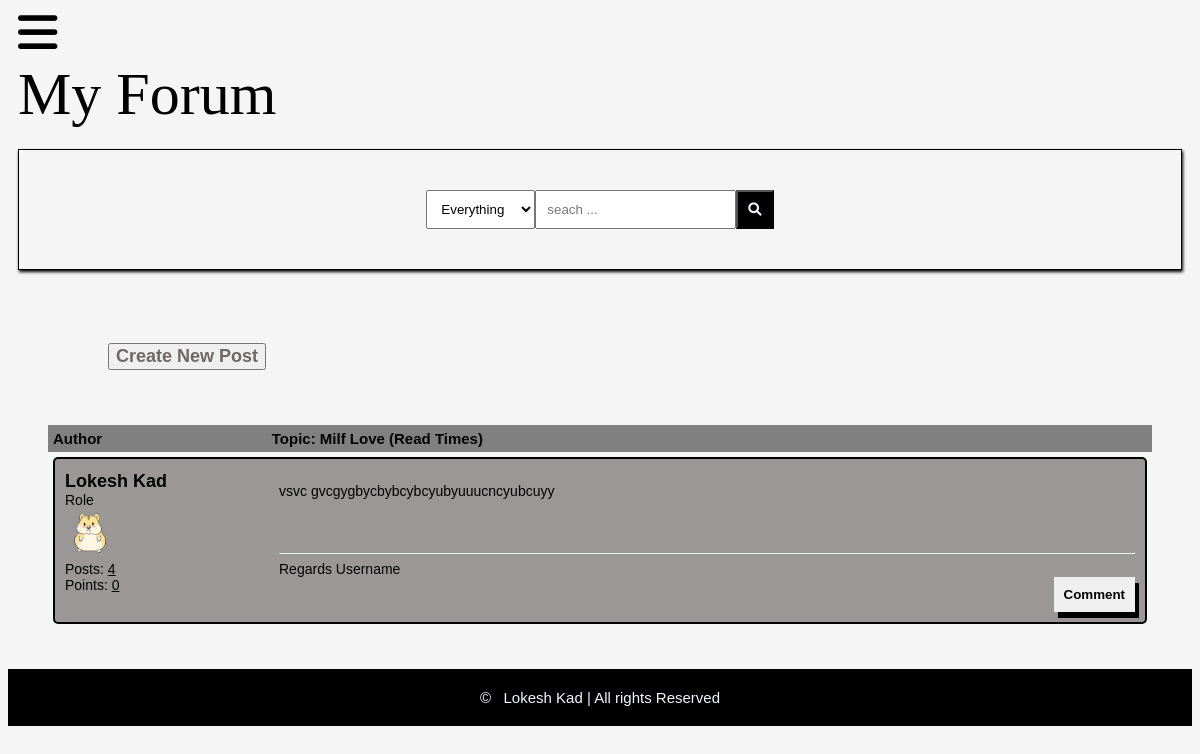
The app's page /details/milf-love/ (signed in) with its own data.
### posts/models.py (models this page shows, shortened)
class Post(models.Model):
    title=models.CharField(max_length=400)
    slug=models.SlugField(max_length=400,unique=True,blank=True)
    user=models.ForeignKey(Author,on_delete=models.CASCADE)
    content=HTMLField()
    categories=models.ManyToManyField(Category)
    date=models.DateTimeField(auto_now_add=True)
    approved=models.BooleanField(default=False)
    hit_count_generic=GenericRelation(HitCount,object_id_field='object_pk',related_query_name='hit_count_generic_relation')
    tag=TaggableManager()
    comments=models.ManyToManyField(Comment,blank=True)
    approved = models.BooleanField(default=True)

class Author(models.Model):
    user=models.ForeignKey(User,on_delete=models.CASCADE)
    fullname=models.CharField(max_length=40,blank=True)
    slug=models.SlugField(max_length=400,unique=True,blank=True)
    bio=HTMLField()
    points=models.IntegerField(default=0)
    profile_pic=ResizedImageField(size=[50,80],quality=100,upload_to="authors",default=None,null=True,blank=True)
    def num_posts(self):
        return Post.objects.filter(user=self).count()

### posts/views.py (the view, shortened to what this page needs)
# urls.py: path('details/<slug:slug>/' , views.details,name='detail'),
@login_required
def details(request, slug):
    post = get_object_or_404(Post, slug=slug)
    update_views(request,post)
    update_views(request,post)
    return render(request, 'details.html', {'post': post})

### posts/utils.py (called while the page is built)
def update_views(request,object):
    context={}
    hit_count=get_hitcount_model().objects.get_for_object(object)
    hits=hit_count.hits
    hitcontext=context["hitcount"]={"pk":hit_count.pk}
    hit_count_response=HitCountMixin.hit_count(request,hit_count)
    if hit_count_response.hit_counted:
        hits=hits+1
        hitcontext["hitcounted"]=hit_count_response.hit_counted
        hitcontext["hit_message"]=hit_count_response.hit_message
        hitcontext["total_hits"]=hits

### template/details.html (shortened to what this page needs)
{%extends 'base.html'%}
{%load hitcount_tags%}
{%load static%}
{%block content%}
    <div class="container">
        <div class="head">
            <div class="author">Author</div>
            <div class="content">Topic: {{post.title}} (Read {%get_hit_count for post%} Times)</div>
        </div>
        <div class="body">
            <div class="author">
                <div class="username"> <a href="#">{{post.user.fullname|title}}</a></div>
                <div>Role</div>
                <img src="{% static 'hamster.png'%}" alt="">
                <div>Posts: <u>{{post.user.num_posts}}</u></div>
                <div>Points: <u>{{post.user.points}}</u></div>
            </div>
            <div class="content">
                {{post.content|safe}}<br><br>
                <hr>
                Regards Username
                <div class="comment">
                    <button onclick="showComment()">
                        Comment
                    </button>
                </div>
            </div>
        </div>
    </div>
    {%endblock content%}

### static/style1.css (style rules this page uses)
* { box-sizing: border-box; }
html { font-size: 14px; font-family:'Trebuchet MS', 'Lucida Sans Unicode', 'Lucida Grande', 'Lucida Sans', Arial, sans-serif; background-color: whitesmoke; }
a { color: rgb(109, 104, 104); font-weight: bolder; text-decoration: none; font-size:18px; }
.container { margin: 20px; padding: 20px; }
.head { display: flex; background-color: grey; padding: 5px; font-weight: bold; font-size: 15px; }
.author { flex:20%; }
.content { flex: 80%; }
.body { display: flex; background-color: rgb(156, 151, 151); padding: 10px; margin: 5px; border: black solid 2px; border-radius: 5px; }
.body .author .username { font-size: 20px; }
.body .author .username a { color: black; }
.body .author img { max-width: 50px; max-height: 80px; }
.body .content .comment button { border: none; padding: 10px; font-weight: bold; box-shadow: 4px 6px black; cursor: pointer; float:right; }

### records on screen
Post: title "Milf Love", user.fullname "Lokesh Kad", user.num_posts "4", user.points "0", content "vsvc gvcgygbycbybcybcyubyuuucncyubcuyy"
